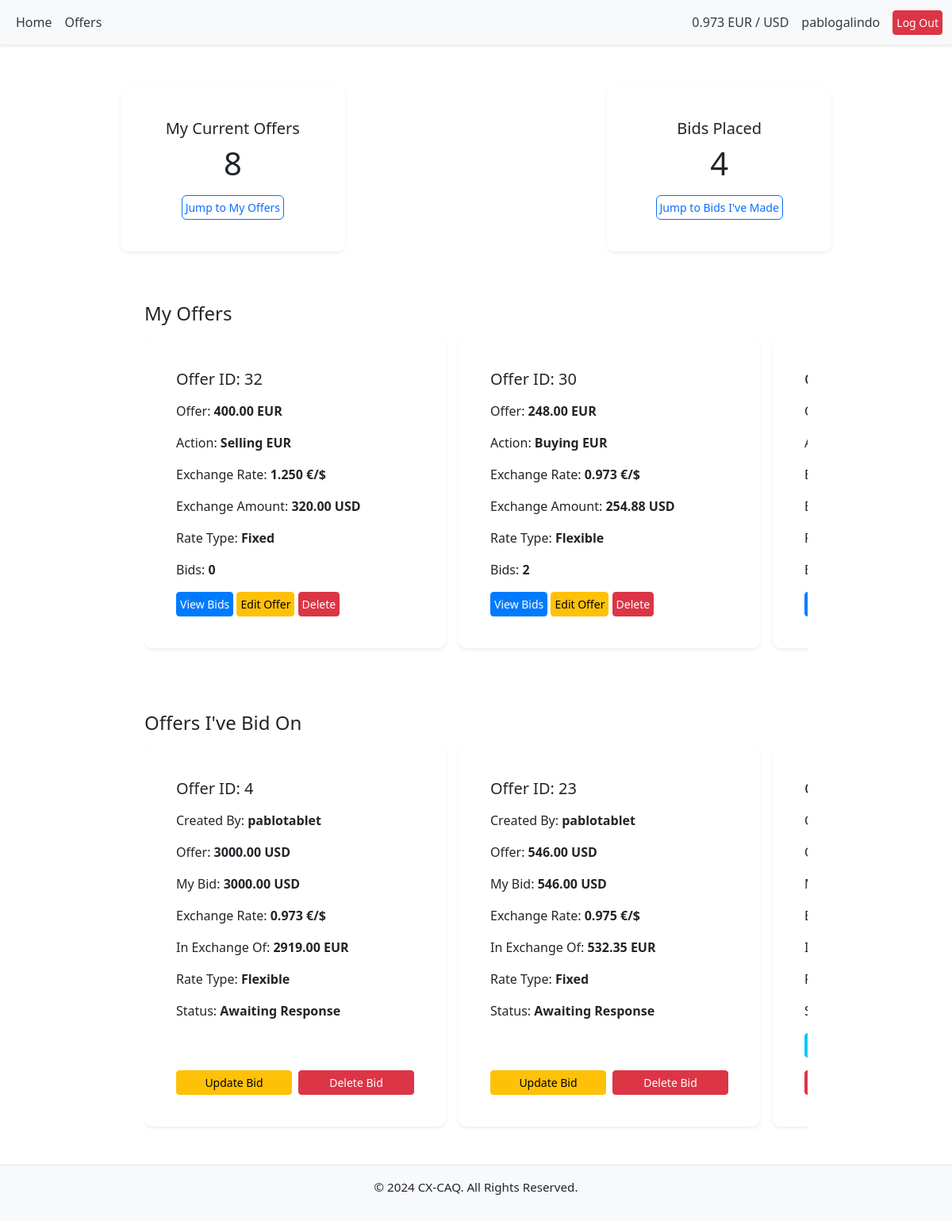
Before: /dashboard/ (signed in) with the older database file.
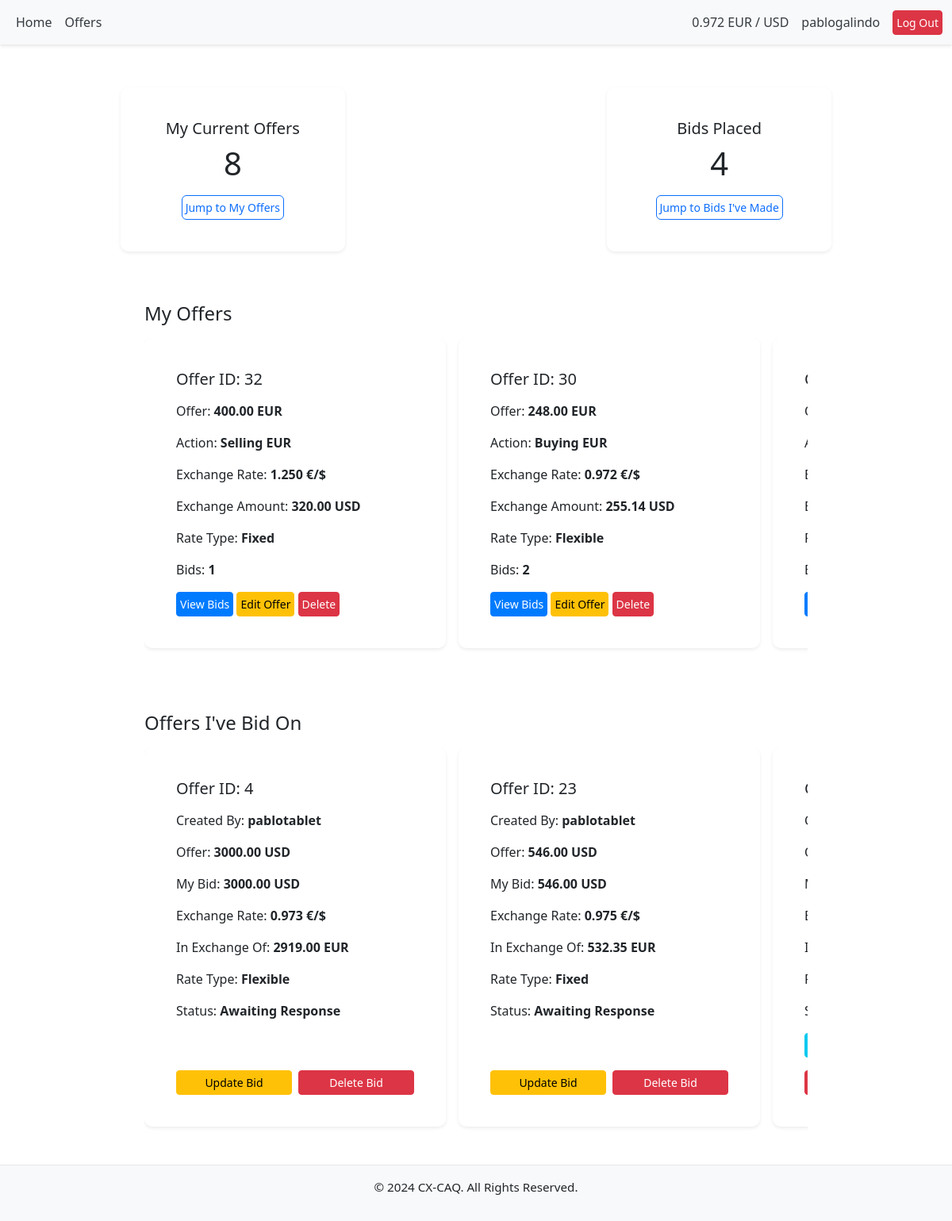
After: the same page with the newer database file.
### offers/models.py (models this page shows, shortened)
class Offer(models.Model):
    CURRENCY_CHOICES = [
        ('USD', 'US Dollar'),
        ('EUR', 'Euro'),
    ]
    RATE_TYPE_CHOICES = [
        ('FIXED', 'Fixed'),
        ('FLEXIBLE', 'Flexible'),
    ]
    user = models.ForeignKey(
        User, on_delete=models.CASCADE, related_name="offers")
    currency = models.CharField(max_length=3, choices=CURRENCY_CHOICES)
    amount = models.DecimalField(max_digits=10, decimal_places=2)
    exchange_rate = models.DecimalField(
        max_digits=8, decimal_places=3, null=True, blank=True)
    is_buying = models.BooleanField()
    rate_type = models.CharField(
        max_length=10, choices=RATE_TYPE_CHOICES, default='FIXED')
    created_at = models.DateTimeField(auto_now_add=True)
    class Meta:
        ordering = ['-created_at']

### core/views.py (the view)
# urls.py: path('dashboard/', dashboard, name='dashboard'),
@login_required
def dashboard(request):
    my_offers = Offer.objects.filter(user=request.user)
    my_bids = Bid.objects.filter(user=request.user)
    for offer in my_offers:
        offer.converted_amount = (
            round(offer.amount / offer.exchange_rate
                  if offer.currency == "EUR"
                  else offer.amount * offer.exchange_rate, 2)
            )
        offer.converted_amount_currency = ("EUR" if offer.currency == "USD"
                                           else "USD")
        offer.action = "Buying" if offer.is_buying else "Selling"
    for bid in my_bids:
        bid.converted_amount = (
            round(bid.amount / bid.exchange_rate if bid.currency == "EUR"
                  else bid.amount * bid.exchange_rate, 2)
        )
        bid.converted_amount_currency = ("EUR" if bid.currency == "USD"
                                         else "USD")
        bid.action = "Selling" if bid.offer.is_buying else "Buying"
    return render(request, 'core/dashboard.html', {
        'my_offers': my_offers,
        'my_bids': my_bids,
    })

### offers/context_processors.py (called while the page is built)
def exchange_rate_processor(request):
    try:
        latest_rate = LatestExchangeRate.objects.latest("timestamp").rate
        print(f"Latest exchange rate fetched from database: {latest_rate}")
    except LatestExchangeRate.DoesNotExist:
        try:
            latest_rate = fetch_and_update_exchange_rate()
            print(f"Latest exchange rate fetched: {latest_rate}")
        except ValueError as e:
            print(f"Error fetching exchange rate: {e}")
            latest_rate = "N/A"
    return {
        "exchange_rate": round(latest_rate, 3)
    }

### core/templates/core/dashboard.html (shortened to what the changed rows need)
{%extends 'base.html'%}
{%load static%}
{% block content %}
<div class="container mt-4">
    <div id="my-offers" class="mt-5">
        <div class="scroll-container d-flex gap-3">
            {% for offer in my_offers %}
            <div class="card shadow-sm dashboard-card">
                <div class="card-body">
                    <h5> Offer ID: {{ offer.id }}</h5>
                    <p>Offer: <strong>{{ offer.amount }} {{ offer.currency }}</strong></p>
                    <p>Action: <strong>{{offer.action}} {{offer.currency}}</strong></p>
                    <p>Exchange Rate: <strong>{{ offer.exchange_rate }} €/$</strong></p>
                    <p>Exchange Amount: <strong>{{offer.converted_amount}} {{offer.converted_amount_currency}}</strong></p>
                    <p>Rate Type: <strong>{{ offer.get_rate_type_display }}</strong></p>
                    <p>Bids: <strong>{{ offer.bids.count }}</strong></p>
                    <a href="{% url 'offers:view_bids' offer.id %}?next={{ request.path }}" class="btn btn-primary btn-sm" aria-label="View Bids">View Bids</a>
                    <a href="{% url 'offers:edit_offer' offer.id %}?next={{ request.path }}" class="btn btn-warning btn-sm" aria-label="Edit Offer">Edit Offer</a>
                    <button type="button" class="btn btn-danger btn-sm" data-bs-toggle="modal"
                        data-bs-target="#deleteConfirmationModal"
                        data-action="{% url 'offers:delete_offer' offer.id %}?next={{ request.path }}"
                        data-item="offer"
                        aria-label="Delete Offer">
                        Delete
                    </button>
                </div>
            </div>
            {% empty %}
            <p>No offers created yet.</p>
            {% endfor %}
        </div>
    </div>
</div>
{% endblock %}

### templates/base.html (shortened to what this page needs)
{% load static %}
<!DOCTYPE html>
<html lang="en">
<head>
    <link href="https://cdn.jsdelivr.net/npm/bootstrap@5.3.0-alpha3/dist/css/bootstrap.min.css" rel="stylesheet">
    <link rel="stylesheet" href="{% static 'css/style.css' %}">
    <link href="https://cdn.jsdelivr.net/npm/bootstrap-icons/font/bootstrap-icons.css" rel="stylesheet">
</head>
<body>
    <nav class="navbar navbar-expand-lg navbar-light bg-light">
        <div class="container-fluid">
            {% if user.is_authenticated %}
            <div class="collapse navbar-collapse" id="navbarNav">
                <ul class="navbar-nav">
                    <li class="nav-item">
                        <a class="nav-link" href="/">Home</a>
                    </li>
                    <li class="nav-item">
                        <a class="nav-link" href="{% url 'offers:view_offers'%}">Offers</a>
                    </li>
                </ul>
            </div>
            {% endif %}
            <div class="d-flex align-items-center">
                <div class="navbar-text me-3">
                    {{ exchange_rate }} EUR / USD
                </div>
                {% if user.is_authenticated %}
                <div class="navbar-text me-3">
                    {{ user.username }}
                </div>
                {% endif %}
                {% if user.is_authenticated %}
                <a href="/accounts/logout/" class="btn btn-danger btn-sm">Log Out</a>
                {% endif %}
            </div>
        </div>
    </nav>
    <main class="container mt-4">
        {% block content %}
        {% endblock %}
    </main>
    <footer class="bg-light text-center py-3 mt-auto">
        <p>&copy; 2024 CX-CAQ. All Rights Reserved.</p>
    </footer>
</body>
</html>

Changed rows visible on the page:
computed for Offer "Selling": bids.count "0" → "1"
changed Offer "Buying": exchange_rate "0.973" → "0.972"; converted_amount "254.88" → "255.14"
Other visible differences:
{{ exchange_rate }}: "0.973" → "0.972"
